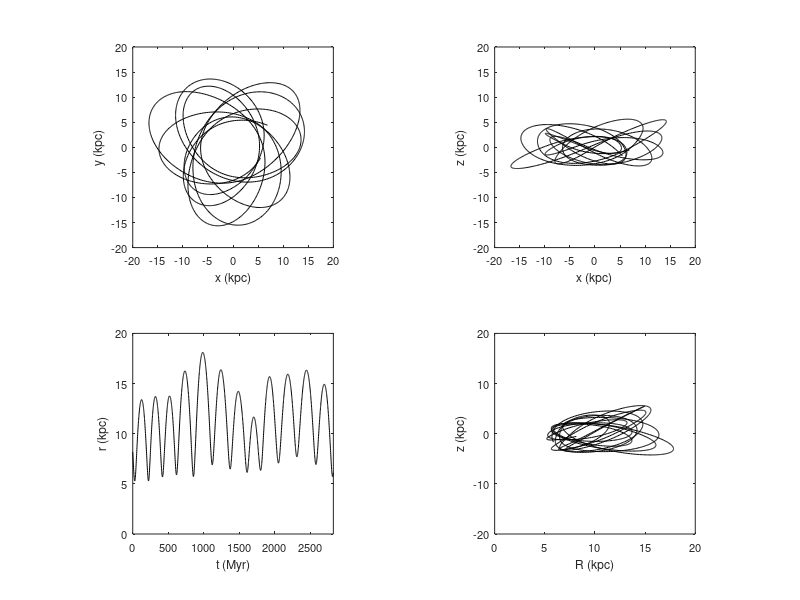

MATLAB code to generate this figure:
clear all
close all

data = load('ax_coeff.dat');

whitebg('w')

t = data(:,1);

x = data(:,12);
y = data(:,13);
z = data(:,14);

v_x = data(:,15);
v_y = data(:,16);
v_z = data(:,17);

R = sqrt(x.^2+y.^2);
r = sqrt(x.^2+y.^2+z.^2);



subplot(2,2,1), plot(x,y,'k')

xlabel('x (kpc)','fontsize',9)
ylabel('y (kpc)','fontsize',9)
axis([-20 20 -20 20])
set(gca,'xtick',(-20:5:20),'ytick',(-20:5:20),'fontsize',8)
axis square


subplot(2,2,2), plot(x,z,'k')

xlabel('x (kpc)','fontsize',9)
ylabel('z (kpc)','fontsize',9)
axis([-20 20 -20 20])
set(gca,'xtick',(-20:5:20),'ytick',(-20:5:20),'fontsize',8)
axis square

subplot(2,2,3), plot(t,r,'k')

xlabel('t (Myr)','fontsize',9)
ylabel('r (kpc)','fontsize',9)
axis([0 max(t) 0 20])
set(gca,'ytick',(0:5:20),'fontsize',8)
axis square


subplot(2,2,4), plot(R,z,'k')

xlabel('R (kpc)','fontsize',9)
ylabel('z (kpc)','fontsize',9)
axis square
axis([0 20 -20 20])
set(gca,'fontsize',8)



